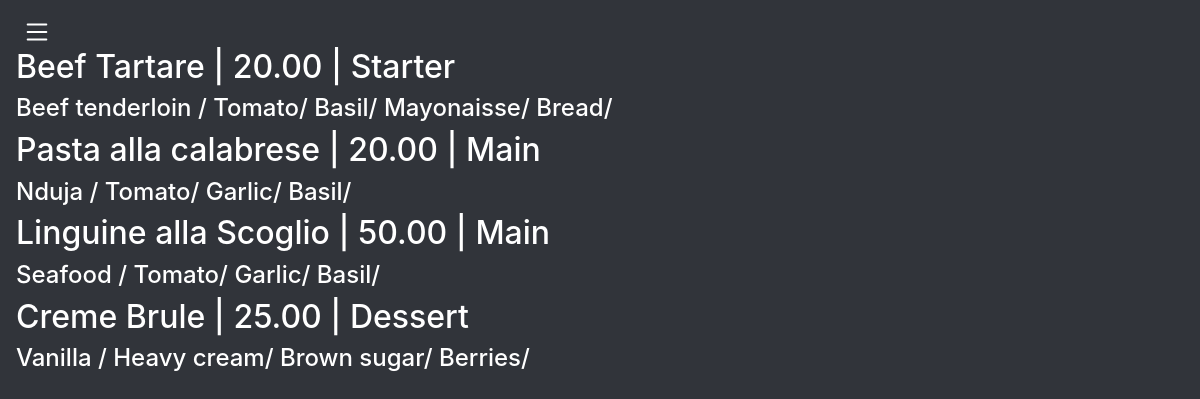
The page / on the database its author committed.
### Blackboard/models.py (models this page shows)
class Recipe(models.Model):
  season_choices = [
    ('Spring','Spring'),
    ('Summer','Summer'),
    ('Fall','Fall'),
    ('Winter','Winter')
  ]
  type_choices = [
    ('Starter', 'Starter'),
    ('Main', 'Main'),
    ('Dessert', 'Dessert')
  ]
  name = models.CharField(max_length = 50, unique=True)
  season = models.CharField(max_length = 10,
                            choices = season_choices,
                            blank=True)
  pasta = models.ForeignKey(Pasta, on_delete=models.PROTECT,null = True,blank=True)
  key_ingredients = models.ManyToManyField(KeyIngredient)
  ingredients = models.ManyToManyField(Ingredient)
  price = models.DecimalField(max_digits = 5, decimal_places = 2)
  type = models.CharField(max_length = 15, choices = type_choices, default='Main')
  def __str__(self):
    return self.name

class KeyIngredient(models.Model):
  name = models.CharField(max_length=50, unique=True)
  def __str__(self):
    return self.name

class Ingredient(models.Model):
  name = models.CharField(max_length = 50, unique=True)
  def __str__(self):
    return self.name

### Blackboard/views.py (the view)
# urls.py: path('', views.index, name='index'),
def index(request):
  blackboards = Blackboard.objects.all()
  blackboard = list(blackboards[0].recipes.all())
  starters = []
  mains = []
  desserts = []
  for recipe in blackboard:
    if recipe.type == 'Starter':
      starters.append(recipe)
    elif recipe.type == 'Main':
      mains.append(recipe)
    elif recipe.type == 'Dessert':
      desserts.append(recipe)
  blackboard = [*starters, *mains, *desserts]
  context = {
   'blackboard': blackboard
  }
  return render(request, 'Blackboard/index.html', context)

### Blackboard/templates/Blackboard/index.html
{% extends 'Blackboard/layout.html' %}
{% block body %}
<div class='blackboard'>
  {% for recipe in blackboard %}
  <h2>{{recipe}} | {{recipe.price}} | {{recipe.type}}</h2>
  <h4>
  {% for ingredient in recipe.key_ingredients.all %}
    {{ingredient}} /
  {% endfor%}
  {%for ingredient in recipe.ingredients.all %}
    {{ingredient}}/
  {% endfor %}
  </h4>
  {% endfor %}
</div>
{% endblock %}

### Blackboard/templates/Blackboard/layout.html (shortened to what this page needs)
{% load static %}
<!DOCTYPE html>
<html lang="en">
    <head>
        <link rel="stylesheet" href="https://stackpath.bootstrapcdn.com/bootstrap/4.4.1/css/bootstrap.min.css">
        <link rel="stylesheet" href="{% static 'Blackboard/styles.css' %}">
    </head>
    <body>
        <div class='index_wrapper'>
          <div id='main_page'>
            <button id='menu_button' data-type='open' onclick='Nav(this)'>
            </button>
            {% block body %}
            {% endblock %}
          </div>
        </div>
    </body>
</html>

### Blackboard/static/Blackboard/styles.css (style rules this page uses)
.index_wrapper { display:flex; flex-direction: row; }
#main_page { position:relative; padding-top: 3em; padding-left: 1em; background-color: #31343a; color:white; width: 100% }
#menu_button { position:absolute; left: 1em; top: 1em; background-color: transparent; border:none; padding:none }

### rows shown on the page
Recipe: name "Beef Tartare", price "20.00", type "Starter"
KeyIngredient: name "Beef tenderloin"
Ingredient: name "Tomato"
Ingredient: name "Basil"
Ingredient: name "Mayonaisse"
Ingredient: name "Bread"
Recipe: name "Pasta alla calabrese", price "20.00", type "Main"
KeyIngredient: name "Nduja"
Ingredient: name "Garlic"
Recipe: name "Linguine alla Scoglio", price "50.00", type "Main"
KeyIngredient: name "Seafood"
Recipe: name "Creme Brule", price "25.00", type "Dessert"
KeyIngredient: name "Vanilla"
Ingredient: name "Heavy cream"
Ingredient: name "Brown sugar"
Ingredient: name "Berries"
